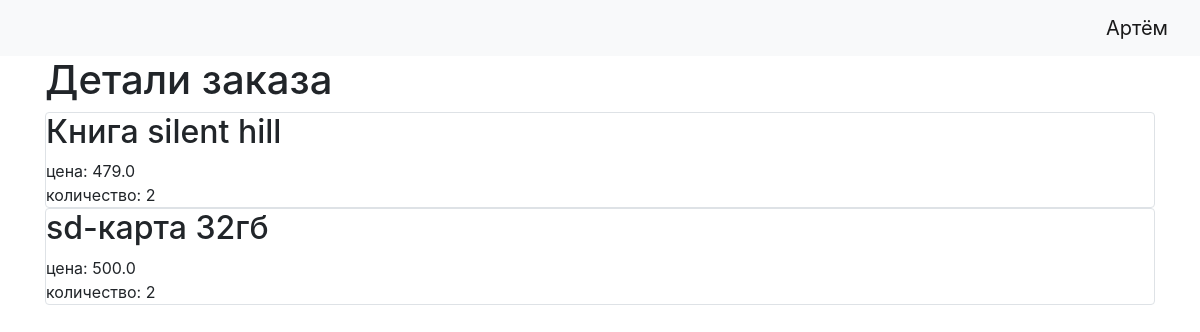
The app's page /order/2 (signed in) with its own data.
### data/users.py (models this page shows)
class User(SqlAlchemyBase, SerializerMixin, UserMixin):
    __tablename__ = 'users'
    id = sqlalchemy.Column(sqlalchemy.Integer,
                           primary_key=True, autoincrement=True)
    login = sqlalchemy.Column(sqlalchemy.String)
    password = sqlalchemy.Column(sqlalchemy.String)

### data/order_details.py (models this page shows)
class OrderDetails(SqlAlchemyBase, SerializerMixin):
    __tablename__ = 'order_details'
    quantity = sqlalchemy.Column(sqlalchemy.Integer, nullable=False)
    price = sqlalchemy.Column(sqlalchemy.Float, nullable=False)
    order_id = sqlalchemy.Column(
        sqlalchemy.Integer, sqlalchemy.ForeignKey(Order.order_id), nullable=False, primary_key=True)
    product_id = sqlalchemy.Column(
        sqlalchemy.Integer, sqlalchemy.ForeignKey(Product.product_id), nullable=False, primary_key=True)
    order = orm.relation('Order')
    product = orm.relation('Product')

### data/products.py (models this page shows)
class Product(SqlAlchemyBase, SerializerMixin):
    __tablename__ = 'products'
    product_id = sqlalchemy.Column(sqlalchemy.Integer,
                                   primary_key=True, autoincrement=True)
    product_name = sqlalchemy.Column(sqlalchemy.Text, nullable=False)
    price = sqlalchemy.Column(sqlalchemy.Float, nullable=False)
    quantity = sqlalchemy.Column(sqlalchemy.Integer, nullable=False)

### main.py (the view)
@app.route('/order/<int:order_id>', methods=['GET'])
def order(order_id):
    if current_user.is_authenticated:
        db_sess = db_session.create_session()
        orders = db_sess.query(Order).filter(
            Order.user_id == current_user.id).filter(order_id == Order.order_id)
        print(orders)
        if orders.count() != 1:
            return redirect("/")
        order_details = db_sess.query(OrderDetails).filter(
            order_id == OrderDetails.order_id)
        return render_template("/order_details.html", order_details=order_details)
    else:
        return redirect("/")

### data/db_session.py (called while the page is built)
def create_session() -> Session:
    global __factory
    return __factory()

### main.py (called while the page is built)
@login_manager.user_loader
def load_user(id):
    db_sess = db_session.create_session()
    return db_sess.query(User).get(id)

### templates/order_details.html
{% extends "base.html" %}
{% block content %}
<h1>Детали заказа</h1>
{% for item in order_details%}
<div class="col-md6 border rounded">
    <h2>{{item.product.product_name}}</h2>
    <div>
        цена: {{item.price}}
    </div>
    <div>
        количество: {{item.quantity}}
    </div>
</div>
{% endfor %}
{% endblock %}

### templates/base.html (shortened to what this page needs)
<!doctype html >
<html lang="en">
<head>
    <link rel="stylesheet"
          href="https://stackpath.bootstrapcdn.com/bootstrap/4.4.1/css/bootstrap.min.css"
>
</head>
<body>
<header>
    <nav class="navbar navbar-light bg-light">
        {% if current_user.is_authenticated %}
            <a class="navbar-brand" href="/logout">{{ current_user.login }}</a>
        {% else %}
            <p>
                <a class="btn btn-primary " href="/register">Зарегистрироваться</a>
                <a class="btn btn-success" href="/login">Войти</a>
            </p>
        {% endif %}
    </nav>
</header>
<main role="main" class="container">
    {% block content %}{% endblock %}
</main>
</body>
</html>

### records on screen
User: login "Артём"
OrderDetails: product.product_name "Книга silent hill", price "479.0", quantity "2"
OrderDetails: product.product_name "sd-карта 32гб", price "500.0", quantity "2"
